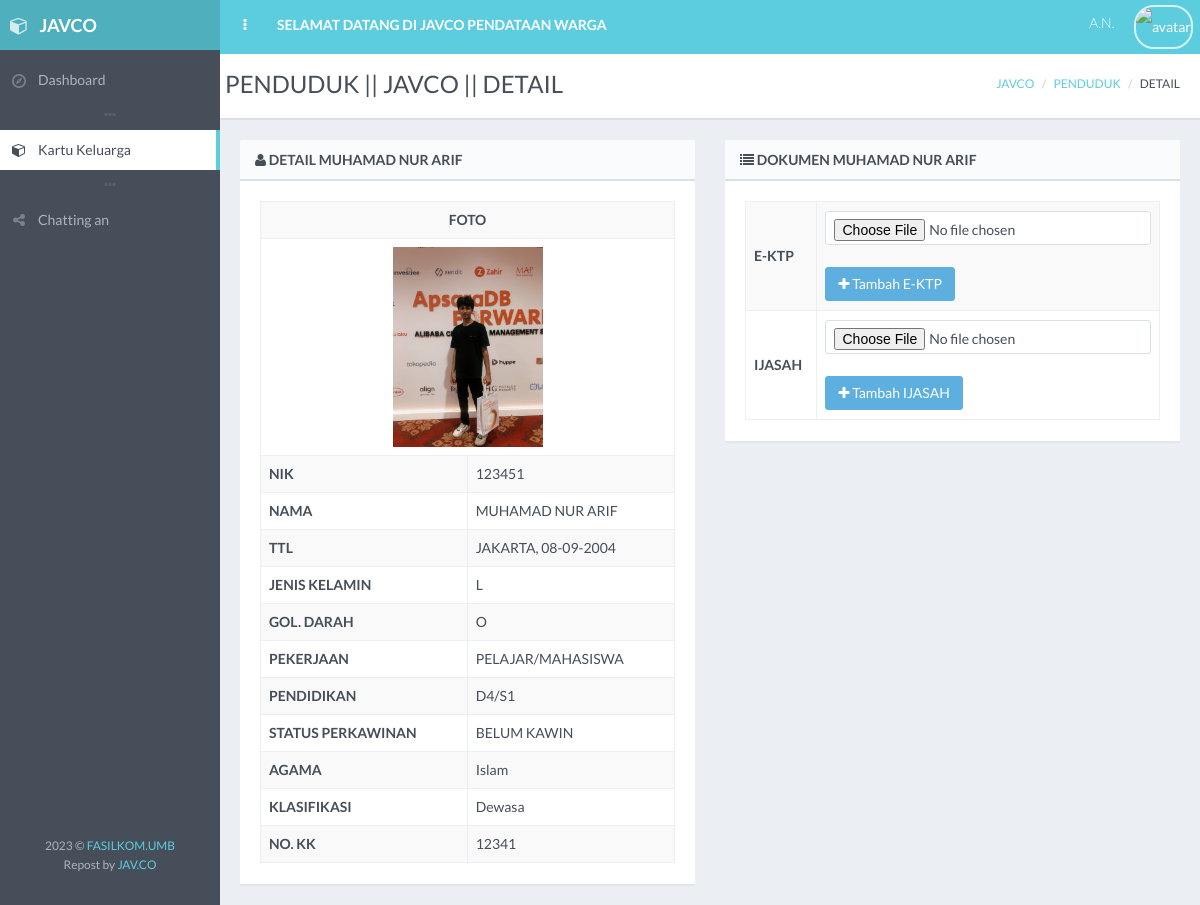
The app's page /penduduk/detail.php?detail=123451 with its own data.
### tables this page shows
CREATE TABLE `penduduk` (
  `nik` varchar(100) NOT NULL,
  `nama` varchar(150) DEFAULT NULL,
  `tempat_lahir` varchar(50) DEFAULT NULL,
  `tanggal_lahir` varchar(10) DEFAULT NULL,
  `jk` enum('L','P') DEFAULT NULL,
  `golongan_darah` varchar(5) DEFAULT NULL,
  `pekerjaan` text DEFAULT NULL,
  `pendidikan` varchar(10) NOT NULL,
  `status_perkawinan` enum('KAWIN','BELUM KAWIN') NOT NULL,
  `kewarganegaraan` varchar(50) DEFAULT NULL,
  `id_agama` varchar(30) DEFAULT NULL,
  `id_klasifikasi` varchar(20) NOT NULL,
  `no_kk` varchar(50) DEFAULT NULL,
  `foto` text DEFAULT NULL,
  `about` text DEFAULT NULL,
  `username` varchar(20) NOT NULL,
  `password` text NOT NULL,
  `status` int(1) DEFAULT NULL
);

CREATE TABLE `agama` (
  `id_agama` varchar(10) NOT NULL,
  `nama_agama` varchar(30) DEFAULT NULL,
  `status` int(1) DEFAULT NULL
);

CREATE TABLE `klasifikasi` (
  `id_klasifikasi` varchar(10) NOT NULL DEFAULT '',
  `nama_klasifikasi` varchar(50) DEFAULT NULL,
  `status` int(1) DEFAULT NULL
);

CREATE TABLE `dokumen` (
  `id_dokumen` varchar(30) NOT NULL,
  `nama_dokumen` varchar(50) DEFAULT NULL,
  `status` int(1) DEFAULT NULL
);

### koneksi.php (called while the page is built)
<?php
$_mysqli = new mysqli("localhost", "root", "", "pendataan-penduduk");
return $_mysqli;

### penduduk/penduduk.php (called while the page is built, shortened)
<?php
class Penduduk
{
    public function get_penduduk_nik(){
        $nik = $_GET['detail'];
        include ('../koneksi.php');
        $pdd = $_mysqli->query("SELECT * FROM penduduk, agama, klasifikasi where penduduk.nik='$nik' AND penduduk.id_agama=agama.id_agama AND penduduk.id_klasifikasi = klasifikasi.id_klasifikasi");
        return $pdd;
    }
    public function get_file_all(){
        $nik = $_GET['detail'];
        include ('../koneksi.php');
        $fl = $_mysqli->query("SELECT * FROM penduduk, dokumen, klasifikasi, klasifikasi_dokumen
                                WHERE penduduk.id_klasifikasi = klasifikasi.id_klasifikasi
                                AND klasifikasi.id_klasifikasi = klasifikasi_dokumen.id_klasifikasi
                                AND dokumen.id_dokumen = klasifikasi_dokumen.id_dokumen
                                AND penduduk.nik = '$nik'");
        return $fl;
    }
    public function get_file($id_dokumen){
        $nik = $_GET['detail'];
        include ('../koneksi.php');
        $dok = $_mysqli->query("SELECT * FROM penduduk, dokumen, file where
                                penduduk.nik='$nik'
                                AND penduduk.nik = file.nik
                                AND dokumen.id_dokumen = file.id_dokumen
                                AND dokumen.id_dokumen = '$id_dokumen'");
        return $dok;
    }
}
 ?>

### penduduk/detail.php (the view, shortened to what this page needs)
<!DOCTYPE html>
<?php
include ("../penduduk/penduduk.php");
$new = new Penduduk();
if (isset($_GET['detail'])) {
    $fl = $new->get_file_all();
    $pdd = $new->get_penduduk_nik();
    $penduduk = mysqli_fetch_array($pdd);
}
$title = "PENDUDUK || JAVCO || DETAIL ";
 ?>
 <html class="no-js" lang="en">
    <head>
        <link rel="stylesheet" href="../assets/css/bootstrap.min.css">
        <link rel="stylesheet" href="../assets/css/plugins.css">
        <link rel="stylesheet" href="../assets/css/main.css">
        <link rel="stylesheet" href="../assets/css/themes.css">
    </head>
    <body>
        <div id="page-wrapper" class="page-loading">
            <div id="page-container" class="header-fixed-top sidebar-visible-lg-full">
                <div id="main-container">
                    <header class="navbar navbar-inverse navbar-fixed-top">
                        <ul class="nav navbar-nav-custom">
                            <li>
                                <a href="javascript:void(0)" onclick="App.sidebar('toggle-sidebar');this.blur();">
                                    <i class="fa fa-ellipsis-v fa-fw animation-fadeInRight" id="sidebar-toggle-mini"></i>
                                </a>
                            </li>
                            <li class="hidden-xs animation-fadeInQuick">
                                <a href="../pilihan.php"><strong>SELAMAT DATANG DI JAVCO PENDATAAN WARGA</strong></a>
                            </li>
                        </ul>
                    </header>
                    <div id="page-content">
                    <div class="row">
                        <div class="content-header">
                            <div class="row">
                                <div class="col-sm-6">
                                    <div class="header-section">
                                        <h1><?php echo $title; ?></h1>
                                    </div>
                                </div>
                                <div class="col-sm-6 hidden-xs">
                                    <div class="header-section">
                                        <ul class="breadcrumb breadcrumb-top">
                                            <li><a href="../dashboard">JAVCO</a></li>
                                            <li><a href="../penduduk">PENDUDUK</a></li>
                                            <li>DETAIL</li>
                                        </ul>
                                    </div>
                                </div>
                            </div>
                        </div>
                        <div class="col-sm-6">
                        <div class="block">
                            <div class="block-title clearfix">
                                <h2><i class="fa fa-user sidebar-nav-icon"></i>  DETAIL <?php echo $penduduk['nama'] ?></h2>
                            </div>
                            <div class="table-responsive">
                                <table id="general-table" class="table table-striped table-bordered table-vcenter table-hover">
                                    <tbody>
                                        <tr>
                                            <td colspan="2" align="center"><strong>FOTO</strong></td>
                                        </tr>
                                        <tr>
                                            <td colspan="2" align="center">
                                                <?php
                                                    include ('../koneksi.php');
                                                    $id = $penduduk['nik'];
                                                    $gb = $_mysqli->query("SELECT foto FROM penduduk WHERE penduduk.nik = '$id'");
                                                    $gr = mysqli_fetch_array($gb);
                                                ?>
                                                <img src="<?php echo "../foto/".$gr['foto']; ?>" style="width: 150px;" class="img4"/>
                                            </td>
                                        </tr>
                                        <tr>
                                            <td><strong>NIK</strong></td>
                                            <td><?php echo $penduduk['nik'] ?></td>
                                        </tr>
                                        <tr>
                                            <td><strong>NAMA</strong></td>
                                            <td><?php echo $penduduk['nama'] ?></td>
                                        </tr>
                                        <tr>
                                            <td><strong>TTL</strong></td>
                                            <td><?php echo $penduduk['tempat_lahir'].", ".$penduduk['tanggal_lahir'] ?></td>
                                        </tr>
                                        <tr>
                                            <td><strong>JENIS KELAMIN</strong></td>
                                            <td><?php echo $penduduk['jk'] ?></td>
                                        </tr>
                                        <tr>
                                            <td><strong>GOL. DARAH</strong></td>
                                            <td><?php echo $penduduk['golongan_darah'] ?></td>
                                        </tr>
                                        <tr>
                                            <td><strong>PEKERJAAN</strong></td>
                                            <td><?php echo $penduduk['pekerjaan'] ?></td>
                                        </tr>
                                        <tr>
                                            <td><strong>PENDIDIKAN</strong></td>
                                            <td><?php echo $penduduk['pendidikan'] ?></td>
                                        </tr>
                                        <tr>
                                            <td><strong>STATUS PERKAWINAN</strong></td>
                                            <td><?php echo $penduduk['status_perkawinan'] ?></td>
                                        </tr>
                                        <tr>
                                            <td><strong>AGAMA</strong></td>
                                            <td><?php echo $penduduk['nama_agama'] ?></td>
                                        </tr>
                                        <tr>
                                            <td><strong>KLASIFIKASI</strong></td>
                                            <td><?php echo $penduduk['nama_klasifikasi'] ?></td>
                                        </tr>
                                        <tr>
                                            <td><strong>NO. KK</strong></td>
                                            <td><?php echo $penduduk['no_kk'] ?></td>
                                        </tr>
                                    </tbody>
                                </table>
                            </div>
                        </div>
                        </div>
                        <div class="col-sm-6">
                        <div class="block">
                            <div class="block-title clearfix">
                                <h2><i class="fa fa-list sidebar-nav-icon"></i>  DOKUMEN <?php echo $penduduk['nama'] ?></h2>
                            </div>
                            <div class="table-responsive">
                                <table id="general-table" class="table table-striped table-bordered table-vcenter table-hover">
                                    <tbody>
                                    <?php foreach($fl as $row): ?>
                                        <tr>
                                            <td><strong><?php echo $row['nama_dokumen'] ?></strong></td>
                                            <td>
                                                <?php
                                                    $id_dokumen = $row['id_dokumen'];
                                                    $dok = $new->get_file($id_dokumen);
                                                    $file = mysqli_num_rows($dok);
                                                    if ($file > 0) {
                                                        $j = mysqli_fetch_array($dok);
                                                        $files = $j['file'];
                                                        $embed = "return embed('embed.php?id=$files');";
                                                        $nama   = "Lihat ".$row['nama_dokumen'];
                                                        $idd    = $row['id_dokumen'];
                                                        $nik    = $penduduk['nik'];
                                                        $k1     = "<!--";
                                                        $k2     = "-->";
                                                        $k3     = "";
                                                        $k4     = "";
                                                        $submit = "return false;";
                                                    }else{
                                                        $nama   = "Tambah ".$row['nama_dokumen'];
                                                    }
                                                ?>
                                            <form action="detail.php" method="post" enctype="multipart/form-data">
                                                <input type="file" name="file" class="form-control" id="example-file-input" required="Pilih File Dulu">
                                                <br>
                                                <button type="submit" data-toggle="tooltip" title="<?php echo $nama; ?>" class="btn btn-effect-ripple btn-info" name="tambah_file"><i class="fa fa-plus"></i> <?php echo $nama; ?></button>
                                            </form>
                                            </td>
                                        </tr>
                                    <?php endforeach; ?>
                                    </tbody>
                                </table>
                            </div>
                        </div>
                        </div>
                    </div>
                    </div>
                </div>
            </div>
        </div>
    </body>
</html>

### penduduk/detail.php (style rules this page uses)
.img4 { width:100px; transition: all 1s; -o-transition: all 1s; -moz-transition: all 1s; -webkit-transition: all 1s; }

### records on screen
penduduk: nama "MUHAMAD NUR ARIF", foto (picture), nik "123451", tempat_lahir "JAKARTA", tanggal_lahir "08-09-2004", jk "L", golongan_darah "O", pekerjaan "PELAJAR/MAHASISWA", pendidikan "D4/S1", status_perkawinan "BELUM KAWIN", id_agama.nama_agama "Islam", id_klasifikasi.nama_klasifikasi "Dewasa", no_kk "12341", dokumen.nama_dokumen "E-KTP", dokumen.nama_dokumen "Tambah E-KTP", dokumen.nama_dokumen "IJASAH", dokumen.nama_dokumen "Tambah IJASAH"

### other values on screen
$title "PENDUDUK || JAVCO || DETAIL"
